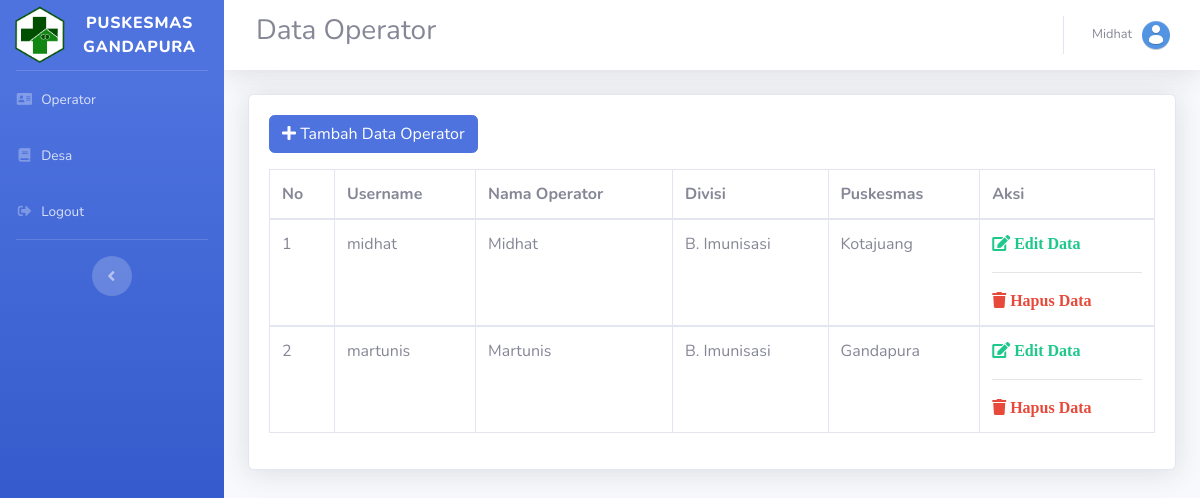
Page /operator.php (signed in) on the committed database.
### tables this page shows
CREATE TABLE `operator` (
  `id` int(11) NOT NULL,
  `username` varchar(30) NOT NULL,
  `password` varchar(255) NOT NULL,
  `nama` varchar(30) NOT NULL,
  `divisi` varchar(30) NOT NULL,
  `puskesmas` varchar(30) NOT NULL
);

### operator.php (the view, shortened to what this page needs)
<?php
include 'config/koneksi.php';
$username = $_SESSION['username'];
?>
<!DOCTYPE html>
<html lang="en">
<head>
  <link href="assets/vendor/fontawesome-free/css/all.min.css" rel="stylesheet" type="text/css">
  <link href="assets/css/sb-admin-2.min.css" rel="stylesheet">
</head>
<body id="page-top">
  <div id="wrapper">
    <?php  require_once 'sidebar.php';  ?>
    <div id="content-wrapper" class="d-flex flex-column">
      <div id="content">
        <nav class="navbar navbar-expand navbar-light bg-white topbar mb-4 static-top shadow">
          <form class="d-none d-sm-inline-block form-inline mr-auto ml-md-3 my-2 my-md-0 mw-100 navbar-search">
            <h3>Data Operator</h3>
          </form>
          <ul class="navbar-nav ml-auto">
            <li class="nav-item dropdown no-arrow">
              <a class="nav-link dropdown-toggle" href="#" id="userDropdown" role="button" data-toggle="dropdown"
                aria-haspopup="true" aria-expanded="false">
                <span class="mr-2 d-none d-lg-inline text-gray-600 small"><?= ucfirst($username); ?></span>
                <img class="img-profile rounded-circle" src="assets/img/user.png">
              </a>
            </li>
          </ul>
        </nav>
        <div class="container-fluid">
          <div class="card shadow mb-4">
            <div class="card-body">
            <a href="tambah_data_opr.php"  class="btn btn-primary mb-3"><span class="fas fa fa-plus"></span> Tambah Data Operator</a>
              <div class="table-responsive ">
                <table class="table table-bordered" width="100%" cellspacing="0">
                  <thead>
                    <tr>
                        <th scope="col">No</th>
                        <th scope="col">Username</th>
                        <th scope="col">Nama Operator</th>
                        <th scope="col">Divisi</th>
                        <th scope="col">Puskesmas</th>
                        <th scope="col">Aksi</th>
                    </tr>
                  </thead>
                    <?php
                        $number = 1;
                        $result = mysqli_query($koneksi, "SELECT * FROM operator");
                        foreach ($result as $op) {
                        if ($op['divisi'] != 'admin') {
                    ?>
                  <tbody>
                    <tr>
                        <td><?= $number ?></td>
                        <td><?= $op["username"] ?></td>
                        <td><?= $op["nama"] ?></td>
                        <td><?= $op["divisi"] ?></td>
                        <td><?= $op["puskesmas"] ?></td>
                        <td>
                            <a href="edit_data_opr_adm.php?id=<?= $op['id'] ?>" class="fas fa fa-edit text-success"> Edit Data</a>
                            <hr>
                            <a href="delete_data_opr.php?id=<?= $op['id'] ?>" class="fas fa fa-trash text-danger"> Hapus Data</a>
                        </td>
                    </tr>
                  </tbody>
                  <?php $number++; } } ?>
                </table>
              </div>
            </div>
          </div>
        </div>
      </div>
    </div>
  </div>
</body>
</html>

### rows in the picture
operator: username "midhat", nama "Midhat", divisi "B. Imunisasi", puskesmas "Kotajuang"
operator: username "martunis", nama "Martunis", divisi "B. Imunisasi", puskesmas "Gandapura"

### other values in the picture
$username "Midhat"
